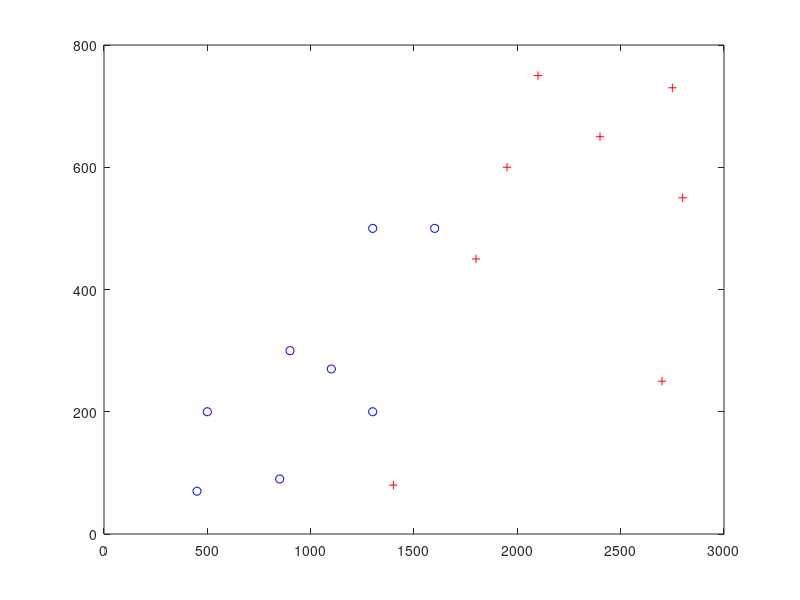

Source code (MATLAB): (Note: this script raises an error after producing the figure.)
% Algoritmo para Perceptron Aula 3 - Ex.2
clear; clc; close all;
% -----dados de treinamento --------------
renda=[2800;1300;1400;500;1100;1800;...
    2400;1950;450;2750;850;1300;2100;...
    900;2700;1600];
divida=[550;500;80;200;270;450;650;...
    600;70;730;90;200;750;300;250;500];
d=[1;0;1;0;0;1;1;1;0;1;0;0;1;0;1;0]; % Item <2>
data=[renda,divida,d]; %Item <1>
%------dados de validacao----------------
X=[1900 150 -1;2500 800 -1; 1600 700 -1;...
    2300 500 -1; 2100 250 -1]; % X1, X2 amostra 117-121
D=[1;1;0;1;1]; % saida deseja amostra 117-121
% ------Análise gráfica--------------------
for i=1:16
    if data(i,3)==1
        plot(data(i,1),data(i,2),'r+')
        hold on;
    end
    if data(i,3)==0
        plot(data(i,1),data(i,2),'bo')
        hold on;
    end
end
%% Inicialização e ajustes iniciais
data(:,3)=-1; %inserir -1 na coluna 3 (bias)
norm=max(max(data)); %maior valor da matriz
data=data/norm; %normalizacao dos dados da matriz
n_ent=2; %Número de entradas
fprintf("Pesos iniciais: ")
w=rand(1,(n_ent+1)) %Item <3>
n=0.0001; % Taxa de aprendizagem Item<4>
epoca=0; %Item<5>
erro=1000;
errof=1000;
u=0;
pause(2);
%% Treinamento da Perceptron
fprintf("Iniciando o Treinamento da Perceptron \n")
pause(2);
[L C ]=size(data); %verifica o tamanho da matriz L(linhas) C(col)
tic; %inicializa contador de tempo tic-toc
while(errof>0.01) %Item <6.1>
    erro=0;
    for i=1:L %Item <6.2>
        u(i)=w*data(i,:)'; %Item<6.2.1>
        %--------------funcao de ativacao-----Item <6.2.2>---
        if u(i)>=0
            y(i)=1;
        else
            y(i)=0;
        end
        %-----------fim funcao de ativacao--------------
        d1(i)=d(i);
        if y(i)~=d1(i) %Item<6.2.3>
            dif=d1(i)-y(i);
            w=w+(n*dif*data(i,:)) %Item<6.2.3.1>
        else
            dif=0;
        end
        erro=erro+abs(dif);
    end
    errof=erro;
    epoca=epoca+1; %incrementa o contador epocas
    %condição de parada
    if epoca>50000
        fprintf("Não converge!\n")
        break
    end
end
t=toc; %armazena tempo de treinamento
fprintf("Finalizando o Treinamento da Perceptron\n")
pause(2);
fprintf("Tempo de treinamento: %0.3f seg\n",t)
pause(2);
fprintf("Número de épocas: %d\n",epoca)
pause(2);
fprintf("Pesos finais:")
w
%% Validação da Perceptron
fprintf("Iniciando a Validação \n")
pause(2);
% Item <1> foi realizado inicio do codigo
wfinal=w; % Item<2>
[L1 C1]=size(X);
for i=1:L1
    U(i)=wfinal*X(i,:)'; %Item<3.1>
end
Y=hardlim(U); %Item<3.2> hardlim -> degrau
fprintf("A saída esperada é:\n")
D=D'
fprintf("A saída da rede é: \n")
Y

%%Calculo o acerto
acerto=0;
for i=1:L1 
    z=isequal(Y(:,i),D(:,1));
    if z==1
    acerto=acerto+1;
    end
end

fprintf("Porcentagem de acerto e: %0.2f %%\n", (acerto/L1)*100)
